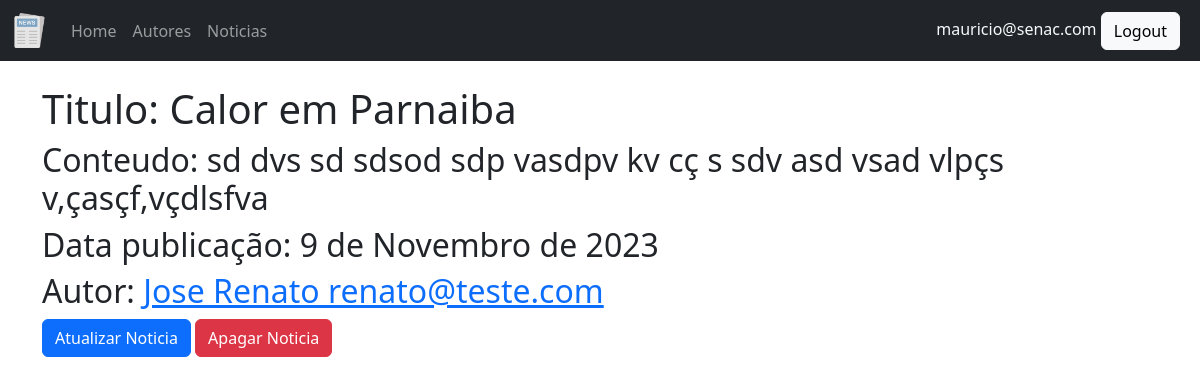
The page /noticias/noticia/1 (signed in) on the database its author committed.
### noticia/models.py (models this page shows, shortened)
class Noticia(models.Model):
    CATEGORIAS = [
        ("Urgente", "Urgente"),
        ("Esportes", "Esportes"),
        ("Política", "Política")
    ]
    titulo = models.CharField("Titulo", max_length=200)
    conteudo = models.TextField("Conteúdo")
    data_pub = models.DateField("Data de publicação")
    tags = models.CharField("Categoria", max_length=100, choices=CATEGORIAS)
    autor = models.ForeignKey(Autor, verbose_name="Autor", on_delete=models.CASCADE)
    class Meta:
        verbose_name = "Noticia"
        verbose_name_plural = "Noticias"

class Autor(models.Model):
    nome = models.CharField("Nome", max_length=200)
    data_nascimento = models.DateField("Data de Nascimento", default="1980-01-01")
    email = models.EmailField("Email")
    idade = models.PositiveSmallIntegerField("Idade")
    avatar = models.ImageField("Foto", upload_to='avatares', blank=True, null=True)
    def __str__(self):
        return self.nome + " " + self.email
    class Meta:
        verbose_name = "Escritor"
        verbose_name_plural = "Escritores"
        permissions  = [
            ("pode_publicar", "Pode publicar uma noticia"),
        ]

### noticia/views.py (the view)
# urls.py: path('noticia/<int:pk>', NoticiaDetailView.as_view(), name='detalhar-noticia'),
class NoticiaDetailView(LoginRequiredMixin, DetailView):
    model=Noticia
    template_name='noticia/detalhar.html'
    context_object_name='noticia'

### templates/noticia/detalhar.html
{% extends 'base.html'%}
{% block content %}
<h1>Titulo: {{ noticia.titulo }}</h1>
<h2>Conteudo: {{noticia.conteudo}}</h2>
<h2>Data publicação: {{noticia.data_pub}}</h2>
<h2>Autor: <a href="{% url 'detalhar-autor' noticia.autor.id %}">{{noticia.autor}}</a></h2>
<a class="btn btn-primary" href="{% url 'atualizar-noticia' noticia.id %}">Atualizar Noticia</a>
<a class="btn btn-danger" href="{% url 'deletar-noticia' noticia.id %}">Apagar Noticia</a>
{% endblock %}

### templates/base.html (shortened to what this page needs)
{% load static bootstrap5 %}
<!DOCTYPE html>
<html lang="en">
<head>
    <link href="https://cdn.jsdelivr.net/npm/bootstrap@5.3.2/dist/css/bootstrap.min.css" rel="stylesheet"
>
</head>
<body>
    <nav class="navbar navbar-expand-md navbar-dark bg-dark mb-4">
        <div class="container-fluid">
            <a class="navbar-brand" href="#"><img src="{% static 'img/noticia.png' %}" alt="" width="35"></a>
            <div class="collapse navbar-collapse" id="navbarCollapse">
                <ul class="navbar-nav me-auto mb-2 mb-md-0">
                    <li class="nav-item">
                        <a class="nav-link" aria-current="page" href="{% url 'home' %}">Home</a>
                    </li>
                    <li class="nav-item">
                        <a class="nav-link" href="{% url 'listar-autor' %}">Autores</a>
                    </li>
                    <li class="nav-item">
                        <a class="nav-link" href="{% url 'listar-noticia' %}">Noticias</a>
                    </li>
                </ul>
                <div class="text-end">
                    {% if user.is_authenticated %}
                    <span class="text-light">{{ user.email }}</span>
                    <a href="{% url 'logout' %}" class="btn btn-light me-2">Logout</a>
                    {% else %}
                    <a href="{% url 'login' %}" class="btn btn-outline-light me-2">Login</a>
                    <a href="{% url 'registration' %}" class="btn btn-primary me-2">Cadastro</a>
                    {% endif %}
                </div>
            </div>
        </div>
    </nav>
    <main class="container">
        {% block content  %}{% endblock%}
    </main>
</body>
</html>

### rows shown on the page
Noticia: titulo "Calor em Parnaiba", conteudo "sd dvs sd sdsod sdp vasdpv kv cç s sdv asd vsad vlpçs v,çasçf,vçdlsfva", data_pub "9 de Novembro de 2023", autor "Jose Renato renato@teste.com"

### other values the page prints
{{ user.email }} "mauricio@senac.com"
